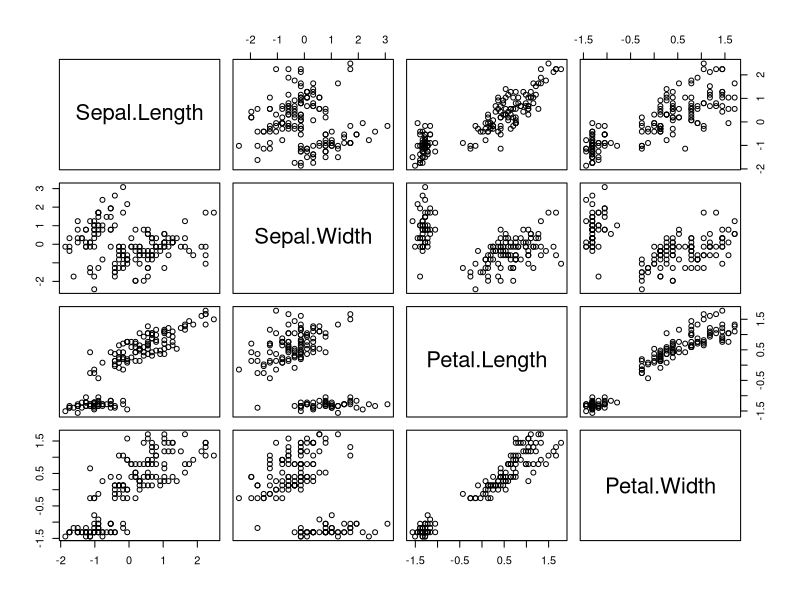
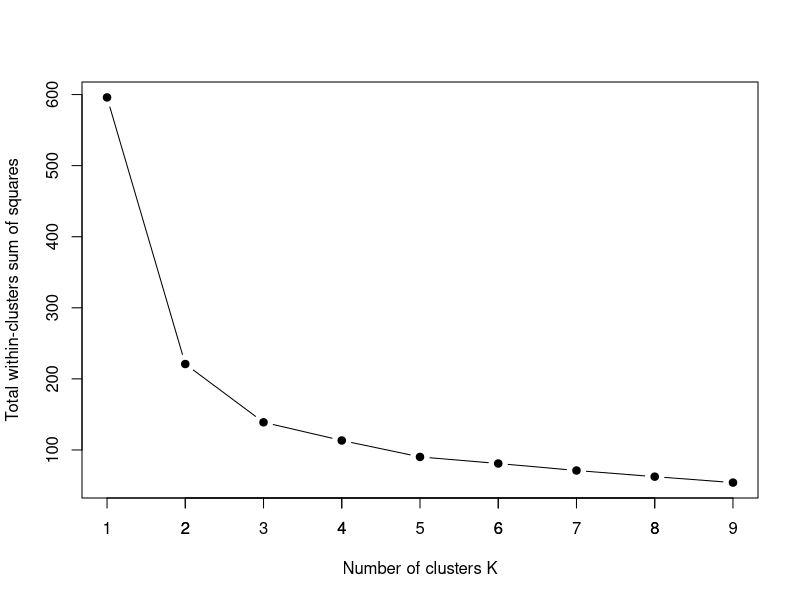
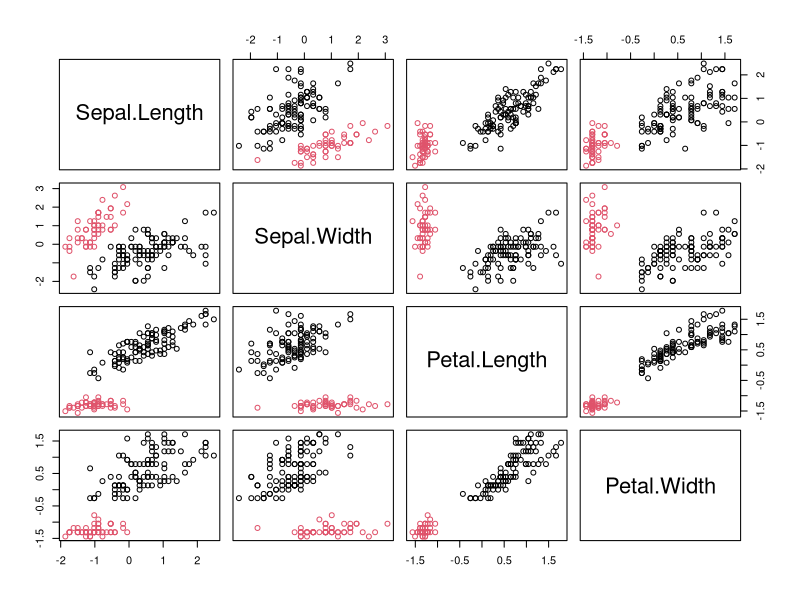

The R script that drew these images, in order:
library(dplyr)
library(purrr)

str(iris)

# Drop the species column
df <- iris[, -5]

# We can try different scaling functions
# There is actually no need to scale data here. Data are expressed in the same unit
standard_scalar <- function(x) {
  (x - mean(x)) / sd(x)
}

robust_scalar <- function(x) {
  (x - median(x)) / IQR(x)
}

minmax <- function(x) {
  (x - min(x)) / (max(x) - min(x))
}

# Scale data
df_scaled <- df %>% 
  mutate(across(everything(), standard_scalar))

# Plot scaled data
plot(as.data.frame(df_scaled))

# Check number of clusters
# Source: https://uc-r.github.io/kmeans_clustering

# Function to compute total within-cluster sum of square 
wss <- function(k) {
  kmeans(df_scaled, k, nstart = 10)$tot.withinss
}

# Compute and plot wss for k = 1 to k = 9
k.values <- 1:9

# Extract wss for 1-9 clusters
wss_values <- map_dbl(k.values, wss)

# Plot elbow
plot(k.values, wss_values,
     type = "b", 
     pch = 19,
     xlab = "Number of clusters K",
     ylab = "Total within-clusters sum of squares")
axis(1, at = seq(1, 9, by = 1))

# Fit clusters
fitK <- kmeans(df_scaled, 2)

# What is saved in fitK?
fitK

# Let's plot again the data with color corresponding to the different clusters
plot(df_scaled, col = fitK$cluster) 

# Apparently the third type of iris is difficult to detect..

